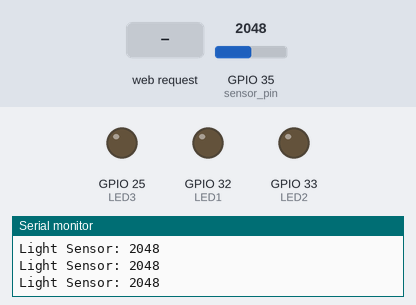
Bench run of a sketch on a simulated ESP32. On the bench: output pins drawn as LEDs (lit = HIGH), the last lines printed to the serial monitor. The inputs (shaded band) are chosen by the test bench; at power-on: GPIO 35 (sensor_pin) = 2048. WiFi joins after 1.5 s; servers stay silent unless stated.

Above: at 3.7 s.
3.8 s: HTTP request GET /led1/on received
At 5.0 s:
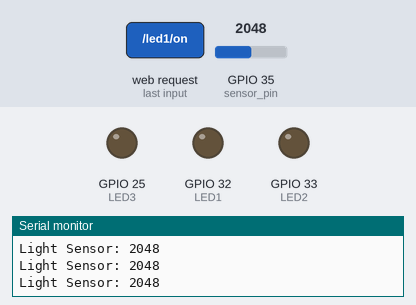
5.4 s: HTTP request GET /led2/on received
At 6.5 s:
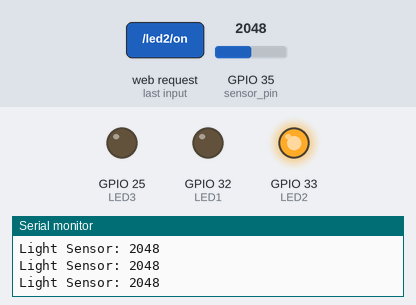
6.9 s: GPIO 35 (sensor_pin) set to 520
8.4 s: GPIO 35 (sensor_pin) set to 445
At 9.2 s:
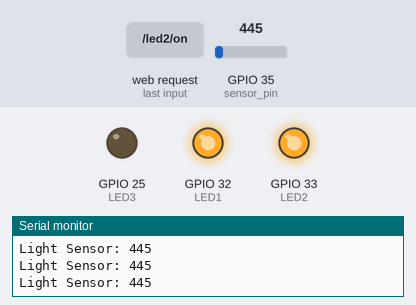
9.9 s: HTTP request GET /led3/on received
At 10.7 s:
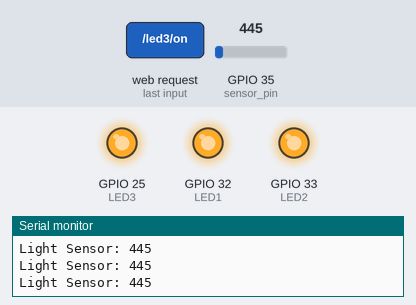
11.4 s: HTTP request GET /led1/off received
At 12.2 s:
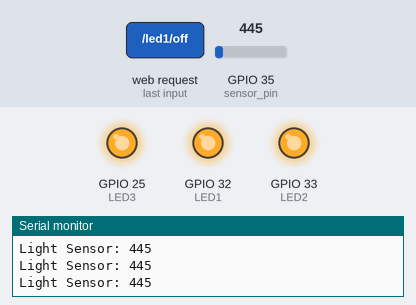
Timing chart, 0 to 14.0 s (numbered marks = the images above; inputs shaded):
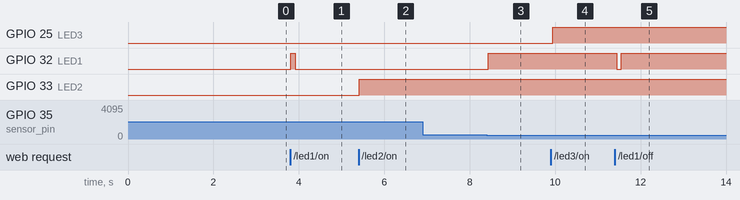

The sketch:

WIFI_system.ino
```cpp
#include <WiFi.h> // include the wifi libraly

const char* ssid = "benson";
const char* password = "benson15082003";

#define LED1 32
#define LED2 33
#define LED3 25  // this the security light, it is for input only

// my code to configure automatic night light
const int sensor_pin = 35;  // Light sensor pin
int sensor_value;           // Current sensor reading
const int threshold = 500;  // Light level threshold for automatic control

// setting the official http port
WiFiServer server(80); // allow for the ESP32 to accept requests by the client.

void setup() {
  Serial.begin(115200); // begin serial communications with the board
  delay(1000); // wait for one second

  // setting all the LED lights to output
  pinMode(LED1, OUTPUT);
  pinMode(LED2, OUTPUT);
  pinMode(LED3, OUTPUT);

  // making the LED lights to be off initially
  digitalWrite(LED1, LOW);
  digitalWrite(LED2, LOW);
  digitalWrite(LED3, LOW);

  // setting the sensor pin as input
  pinMode(sensor_pin, INPUT);

  // attempt to connect to WiFi with the ssid and password
  Serial.println("\nConnecting to WiFi...");
  WiFi.begin(ssid, password);

  // handling the wifi connection
  unsigned long startAttemptTime = millis(); // getting the current time
  while (WiFi.status() != WL_CONNECTED && millis() - startAttemptTime < 20000) { //check if connected or 20 seconds have passed
    delay(500);         // wait for 1/2 a second
    Serial.print("."); // print dots to show progress
  }

  if (WiFi.status() != WL_CONNECTED) { // if not connected
    Serial.println("\nFailed to connect to WiFi!"); // print an message to the serial monitor
    ESP.restart(); // print an error message to the serial monitor to restart the ESP32
  }

  Serial.println("\nConnected to WiFi!"); // if conned, print a message to the serial monitor
  Serial.print("IP Address: ");
  Serial.println(WiFi.localIP()); // print the ip address

  server.begin(); //start the server. allows the ESP32 to start recieving requests
}
 // handling the automatic night light
void handleNightLight() {
  sensor_value = analogRead(sensor_pin);  // get analog readings from the sensor pin
  Serial.print("Light Sensor: ");
  Serial.println(sensor_value); //print sensor value

  if (sensor_value < threshold) {  //if the value is less then the threshold
    digitalWrite(LED1, HIGH);  //turn on the security light
  } else {                     // if value is greater than the threshold
    digitalWrite(LED1, LOW); // turn off the security light
  }
}

void sendHTML(WiFiClient &client) { // this starts a client object
  client.println("HTTP/1.1 200 OK"); // setting the response header
  client.println("Content-type:text/html"); // shows that the server will be sending back text
  client.println("Connection: close"); //close the connection after response
  client.println(); // print a blank line

  // the online styles on the web page
  client.println("<!DOCTYPE html><html><head>");
  client.println("<meta name=\"viewport\" content=\"width=device-width, initial-scale=1\">");
  client.println("<link href='https://fonts.googleapis.com/css2?family=Poppins:wght@400;600&display=swap' rel='stylesheet'>");
  client.println("<style>");
  client.println("body { font-family: 'Poppins', sans-serif; margin: 0; padding: 0; background: #faf5ff; color: #333; }");
  client.println(".header { background: linear-gradient(135deg, #7b2cbf 0%, #5a189a 100%); color: white; padding: 25px; text-align: center; border-radius: 0 0 20px 20px; box-shadow: 0 4px 20px rgba(123, 44, 191, 0.2); }");
  client.println("h1 { margin: 0; font-size: 2.2rem; font-weight: 600; letter-spacing: 1px; }");
  client.println("h2 { margin: 5px 0 0; font-size: 1.2rem; font-weight: 400; opacity: 0.9; }");
  client.println(".container { max-width: 800px; margin: 30px auto; padding: 0 20px; }");
  client.println(".card { background: white; border-radius: 15px; padding: 25px; margin-bottom: 30px; box-shadow: 0 5px 15px rgba(0,0,0,0.05); transition: transform 0.3s; }");
  client.println(".card:hover { transform: translateY(-5px); }");
  client.println(".btn { display: inline-block; padding: 12px 28px; margin: 8px 5px; border: none; border-radius: 50px; font-family: 'Poppins', sans-serif; font-size: 1rem; font-weight: 600; cursor: pointer; transition: all 0.3s; box-shadow: 0 4px 10px rgba(0,0,0,0.1); }");
  client.println(".btn-on { background: #9d4edd; color: white; }");
  client.println(".btn-on:hover { background: #7b2cbf; box-shadow: 0 6px 15px rgba(157, 78, 221, 0.3); }");
  client.println(".btn-off { background: #e0aaff; color: #5a189a; }");
  client.println(".btn-off:hover { background: #c77dff; box-shadow: 0 6px 15px rgba(224, 170, 255, 0.3); }");
  client.println(".led-status { display: inline-block; width: 80px; text-align: center; margin-left: 10px; font-weight: 600; }");
  client.println(".on { color: #9d4edd; }");
  client.println(".off { color: #adb5bd; }");
  client.println("table { width: 100%; border-collapse: separate; border-spacing: 0; margin-top: 20px; }");
  client.println("th { background: #7b2cbf; color: white; padding: 15px; text-align: left; font-weight: 600; }");
  client.println("td { padding: 15px; border-bottom: 1px solid #f1e9ff; }");
  client.println("tr:nth-child(even) { background: #f9f0ff; }");
  client.println("tr:hover { background: #f3e5ff; }");
  client.println(".sensor-value { color: #7b2cbf; font-weight: bold; }");
  client.println("footer { background: #5a189a; color: white; text-align: center; padding: 15px; margin-top: 30px; font-size: 0.9rem; }");
  client.println("</style></head>");

  client.println("<body>");
  client.println("<div class=\"header\">");
  client.println("<h1>NOVA TEAM</h1>");
  client.println("<h2>ESP32 WIFI Light System</h2>");
  client.println("</div>");

  client.println("<div class=\"container\">");
  client.println("<div class=\"card\">");
  client.println("<h3>Light Control Panel</h3>");

  // LED 1 Controls with automatic status
  client.println("<p>LED 1 (Auto Night Light) - <span class=\"led-status " + String(digitalRead(LED1) ? "on\">ON" : "off\">OFF") + "</span></p>");
  client.println("<p>Light Sensor: <span class=\"sensor-value\">" + String(sensor_value) + "</span> (Threshold: " + String(threshold) + ")</p>");
  client.println("<a href=\"/led1/on\"><button class=\"btn btn-on\">FORCE ON</button></a>");
  client.println("<a href=\"/led1/off\"><button class=\"btn btn-off\">FORCE OFF</button></a>");

  // LED 2 Controls
  client.println("<p>LED 2 - <span class=\"led-status " + String(digitalRead(LED2) ? "on\">ON" : "off\">OFF") + "</span></p>");
  client.println("<a href=\"/led2/on\"><button class=\"btn btn-on\">TURN ON</button></a>");
  client.println("<a href=\"/led2/off\"><button class=\"btn btn-off\">TURN OFF</button></a>");

  // LED 3 Controls
  client.println("<p>LED 3 - <span class=\"led-status " + String(digitalRead(LED3) ? "on\">ON" : "off\">OFF") + "</span></p>");
  client.println("<a href=\"/led3/on\"><button class=\"btn btn-on\">TURN ON</button></a>");
  client.println("<a href=\"/led3/off\"><button class=\"btn btn-off\">TURN OFF</button></a>");
  client.println("</div>");

  // the table of team members
  client.println("<div class=\"card\">");
  client.println("<h3>Team Members</h3>");
  client.println("<table>");
  client.println("<tr><th>Name</th><th>Registration Number</th></tr>");
  client.println("<tr><td>Ibolit Emmanuel</td><td>24/U/0304/GIM</td></tr>");
  client.println("<tr><td>Mbuga Idi</td><td>24/U/2911/GCS/PS</td></tr>");
  client.println("<tr><td>Murungi Darlison</td><td>24/U/3000/GCS/PS</td></tr>");
  client.println("<tr><td>Mwesigwa Disan</td><td>24/U/0067/GIM</td></tr>");
  client.println("<tr><td>Twesiime David Paul</td><td>24/U/4191/GCS/PS</td></tr>");
  client.println("<tr><td>Kutto Benson</td><td>24/U/2675/GIW/PS</td></tr>");
  client.println("<tr><td>Ojera Allan</td><td>24/U/3510/GCS/PS</td></tr>");
  client.println("<tr><td>Khanzila Hellen</td><td>24/U/4885/GIM</td></tr>");
  client.println("<tr><td>Barasa Mercy</td><td>24/U/4881/GIM</td></tr>");
  client.println("<tr><td>Adikin Mary Synthar</td><td>24/U/1285/GCS/Ps</td></tr>");
  client.println("</table>");
  client.println("</div>");
  client.println("</div>");

  client.println("<footer>");
  client.println("IDI MBUGA TEAM_NOVAH ESP32 WIFI light system 2025");
  client.println("</footer>");
  client.println("</body></html>");
}

void loop() {
  // Handle automatic night light
  handleNightLight();

  // Handle web client connections and interactions
  WiFiClient client = server.available();

  if (client) {
    Serial.println("New Client Connected");
    String currentLine = "";

    while (client.connected()) {
      if (client.available()) {
        char c = client.read();

        if (c == '\n') {
          if (currentLine.length() == 0) {
            sendHTML(client);
            break;
          } else {
            // Check for LED control requests
            if (currentLine.startsWith("GET /led1/on")) digitalWrite(LED1, HIGH);
            else if (currentLine.startsWith("GET /led1/off")) digitalWrite(LED1, LOW);
            else if (currentLine.startsWith("GET /led2/on")) digitalWrite(LED2, HIGH);
            else if (currentLine.startsWith("GET /led2/off")) digitalWrite(LED2, LOW);
            else if (currentLine.startsWith("GET /led3/on")) digitalWrite(LED3, HIGH);
            else if (currentLine.startsWith("GET /led3/off")) digitalWrite(LED3, LOW);

            currentLine = "";
          }
        } else if (c != '\r') {
          currentLine += c;
        }
      }
    }

    client.stop();
    Serial.println("Client Disconnected");
  }

  delay(100); // Small delay to prevent watchdog timer issues
}
```

Measured:
- the behaviour switches between 500 and 499 on GPIO 35 (sensor_pin) (found by bisection; images 2 and 3)
- after the input at 3.8 s, GPIO 32 (LED1): LOW → HIGH at once, → LOW 0.10 s later
- after the input at 5.4 s, GPIO 33 (LED2): LOW → HIGH at once
- after the input at 8.4 s, GPIO 32 (LED1): LOW → HIGH at once
- after the input at 9.9 s, GPIO 25 (LED3): LOW → HIGH at once
- after the input at 11.4 s, GPIO 32 (LED1): HIGH → LOW after 0.05 s, → HIGH 0.10 s later
